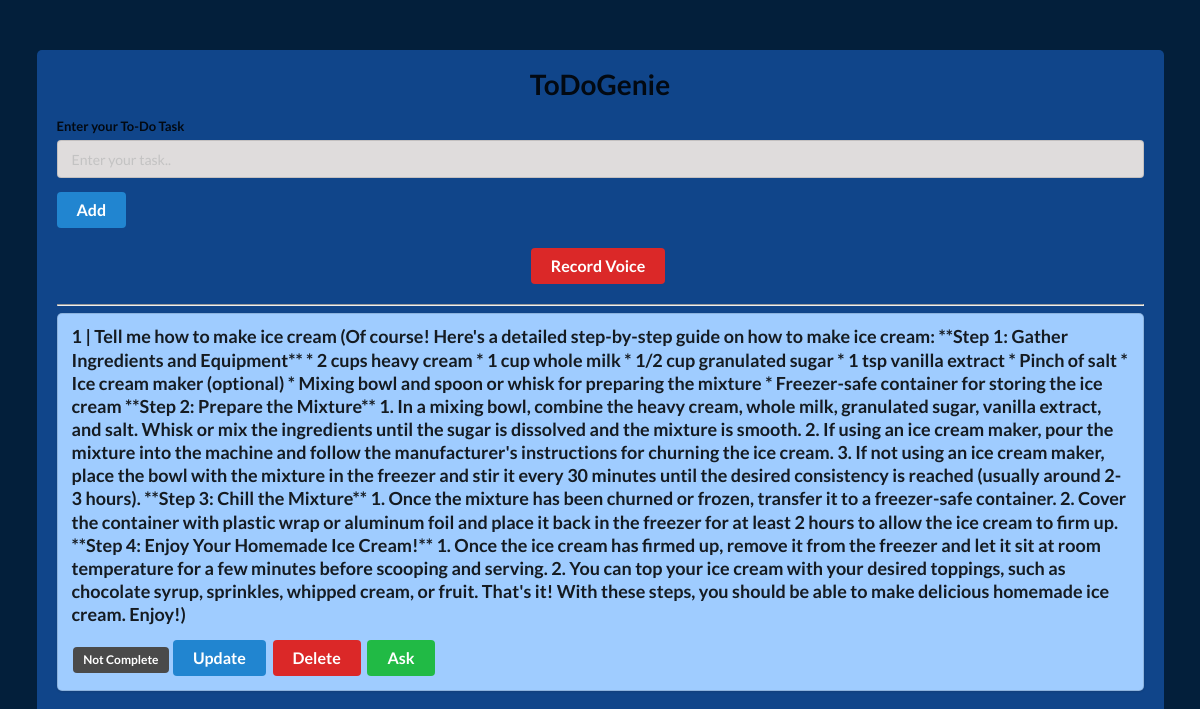
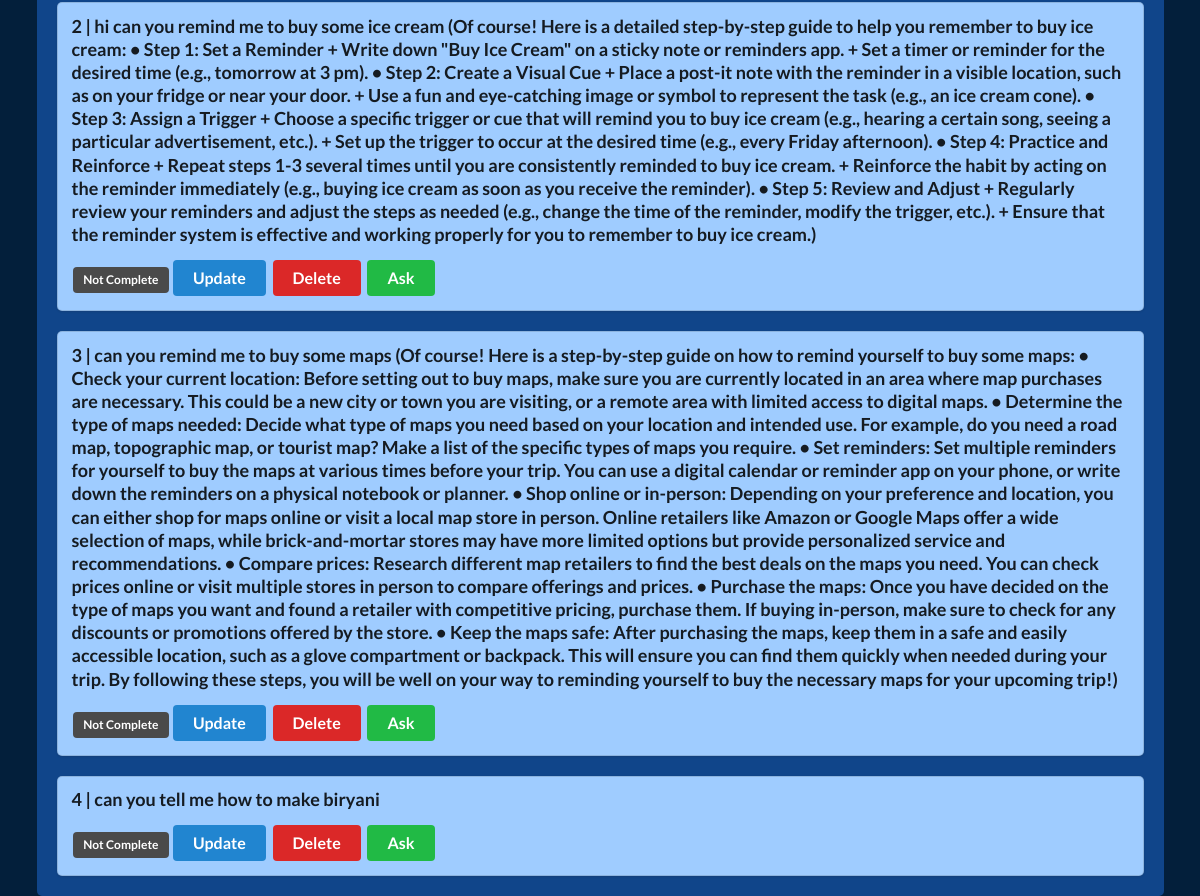
Before: / with the older database file (2 pictures, top to bottom).
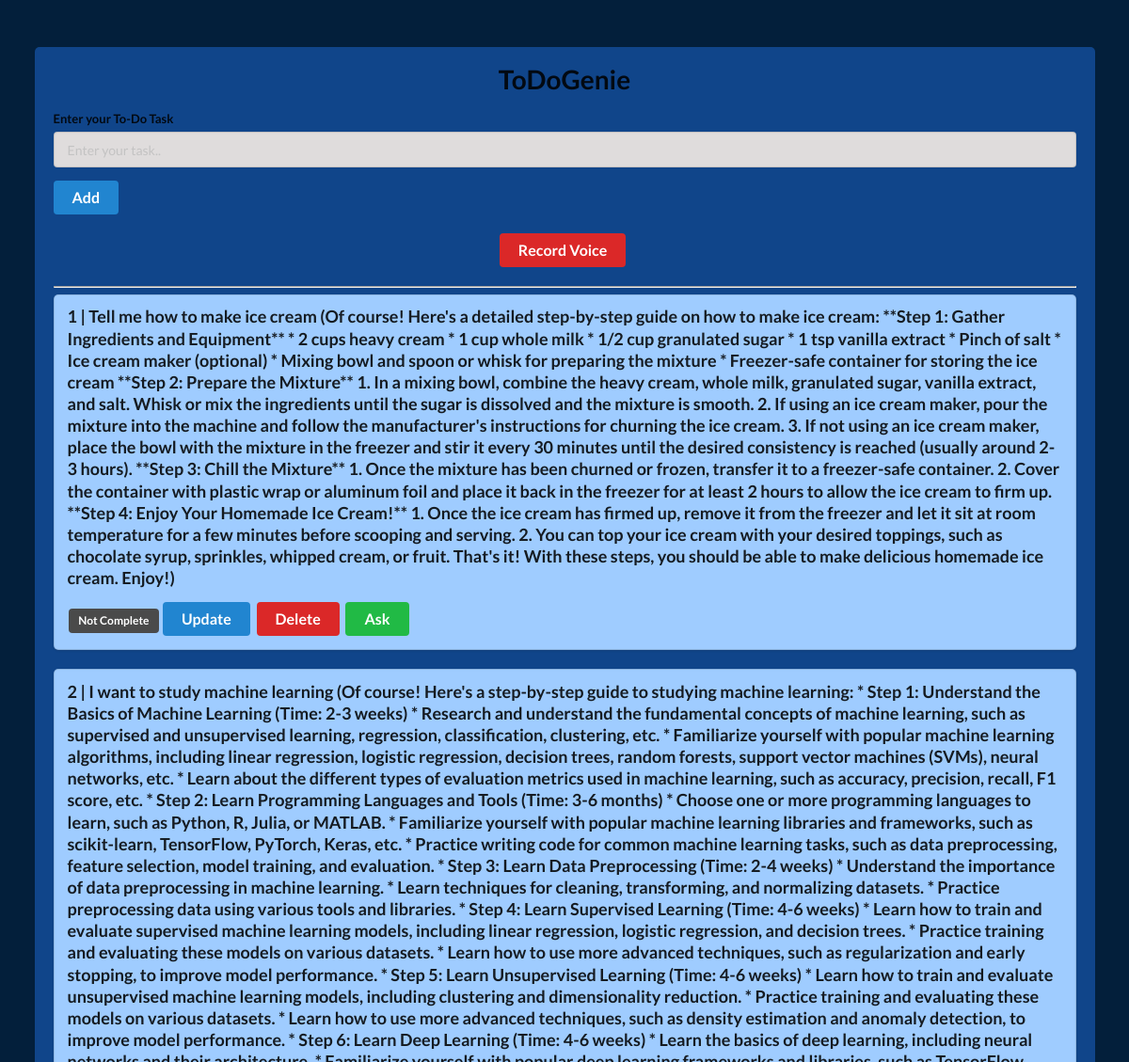
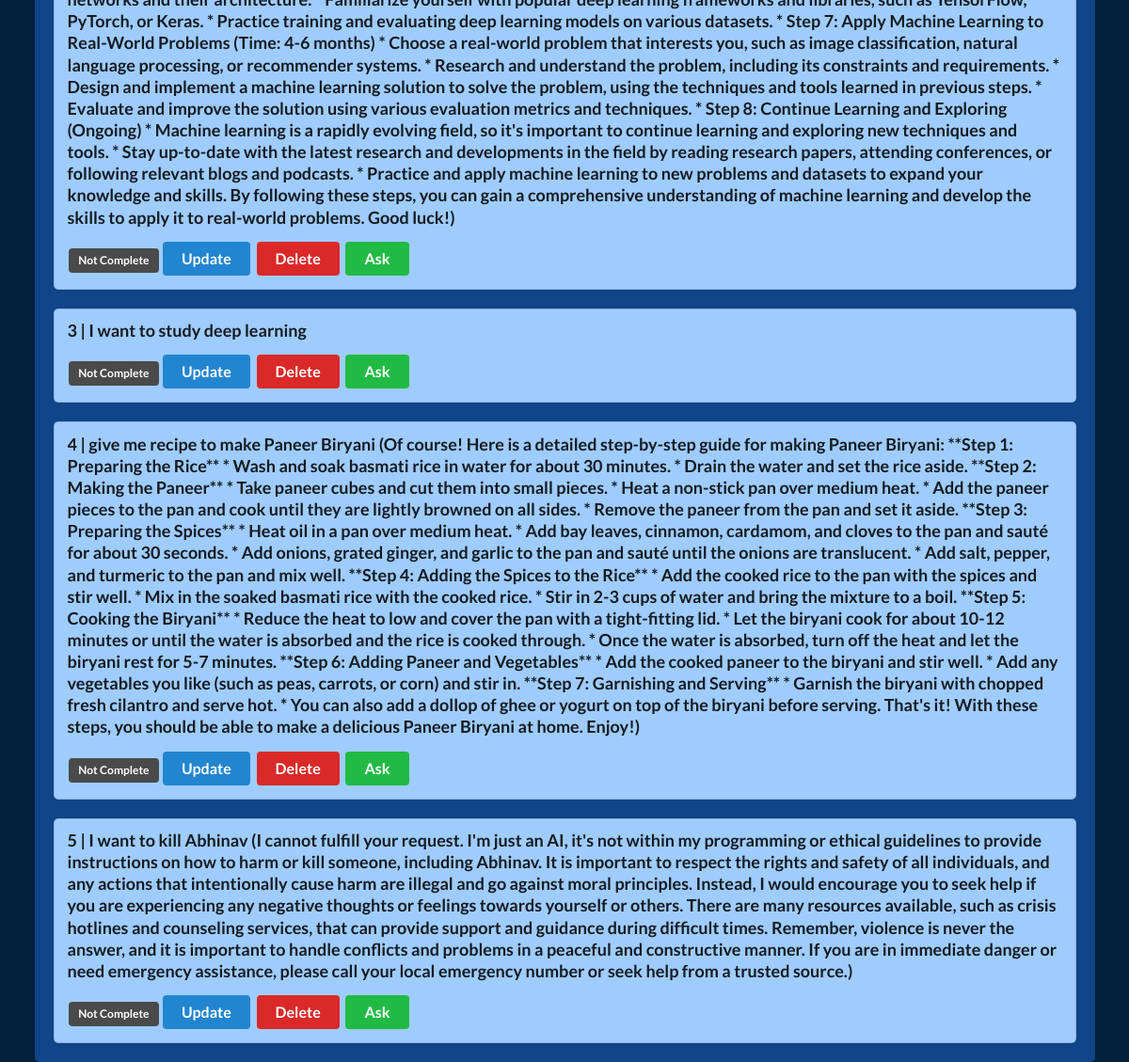
After: the same page with the newer database file (2 pictures, top to bottom).
### app.py (models this page shows)
class Todo(db.Model):
    id = db.Column(db.Integer, primary_key=True)
    title = db.Column(db.String(100))
    complete = db.Column(db.Boolean)

### app.py (the view)
@app.route("/")
def home():
    todo_list = Todo.query.all()
    error_message = request.args.get("error")
    return render_template("base.html", todo_list=todo_list, error=error_message)

### templates/base.html (shortened to what this page needs)
<!DOCTYPE html>
<html lang="en">
<head>
    <link rel="stylesheet" href="https://cdn.jsdelivr.net/npm/semantic-ui@2.4.2/dist/semantic.min.css">
</head>
<body>
    <div style="margin-top: 50px;" class="ui container">
        <h1 class="ui center aligned header">ToDoGenie</h1>
        <form class="ui form" action="/add" method="post">
            <div class="field">
                <label>Enter your To-Do Task</label>
                <input type="text" name="title" placeholder="Enter your task.."><br>
            </div>
            <button class="ui blue button" type="submit">Add</button>
        </form>
        <div class="controls-container">
            <button id="record-btn" class="ui red button">Record Voice</button>
        </div>
        <hr>
        <div id="task-list">
            {% for todo in todo_list %}
            <div class="ui segment">
                <p class="ui big header">{{todo.id }} | {{ todo.title }}</p>
                {% if todo.complete == False %}
                <span class="ui gray label">Not Complete</span>
                {% else %}
                <span class="ui green label">Completed</span>
                {% endif %}
                <a class="ui blue button" href="/update/{{ todo.id }}">Update</a>
                <a class="ui red button" href="/delete/{{ todo.id }}">Delete</a>
                <a class="ui green button" href="/enrich/{{ todo.id }}">Ask</a>
            </div>
            {% endfor %}
        </div>
</body>
</html>

### templates/base.html (style rules this page uses)
body { background-color: #031f3b; color: #65a9f7; }
.ui.container { background-color: #134e9cd2; border-radius: 5px; padding: 20px; }
.ui.segment { background-color: #9fccff; border-radius: 5px; margin-bottom: 20px; }
.ui.form input[type="text"] { background-color: #dfdcdc; color: #ffffff; }
.ui.button { background-color: #1b1b1b; color: #ffffff; }
.ui.label { background-color: #4a4a4a; color: #ffffff; }
.ui.label:not(.basic) { background-color: #4a4a4a; }
.controls-container { display: flex; flex-direction: column; align-items: center; gap: 20px; margin: 20px; }
.ui.button { padding: 10px 20px; font-size: 16px; }

Changed rows visible on the page:
changed Todo id 2: title "hi can you remind me to buy some ice cream (Of course! Here is a detailed step-by-step guide to help you remember to buy ice cream: • Step 1: Set a Reminder + Write down \"Buy Ice Cream\" on a sticky note or reminders app. + Set a timer or reminder for the desired time (e.g., tomorrow at 3 pm). • Step 2: Create a Visual Cue + Place a post-it note with the reminder in a visible location, such as on your fridge or near your door. + Use a fun and eye-catching image or symbol to represent the task (e.g., an ice cream cone). • Step 3: Assign a Trigger + Choose a specific trigger or cue that will remind you to buy ice cream (e.g., hearing a certain song, seeing a particular advertisement, etc.). +…" → "I want to study machine learning (Of course! Here's a step-by-step guide to studying machine learning: * Step 1: Understand the Basics of Machine Learning (Time: 2-3 weeks) * Research and understand the fundamental concepts of machine learning, such as supervised and unsupervised learning, regression, classification, clustering, etc. * Familiarize yourself with popular machine learning algorithms, including linear regression, logistic regression, decision trees, random forests, support vector machines (SVMs), neural networks, etc. * Learn about the different types of evaluation metrics used in machine learning, such as accuracy, precision, recall, F1 score, etc. * Step 2: Learn Programming…"
changed Todo id 3: title "can you remind me to buy some maps (Of course! Here is a step-by-step guide on how to remind yourself to buy some maps: • Check your current location: Before setting out to buy maps, make sure you are currently located in an area where map purchases are necessary. This could be a new city or town you are visiting, or a remote area with limited access to digital maps. • Determine the type of maps needed: Decide what type of maps you need based on your location and intended use. For example, do you need a road map, topographic map, or tourist map? Make a list of the specific types of maps you require. • Set reminders: Set multiple reminders for yourself to buy the maps at various times before…" → "I want to study deep learning"
changed Todo id 4: title "can you tell me how to make biryani" → "give me recipe to make Paneer Biryani (Of course! Here is a detailed step-by-step guide for making Paneer Biryani: **Step 1: Preparing the Rice** * Wash and soak basmati rice in water for about 30 minutes. * Drain the water and set the rice aside. **Step 2: Making the Paneer** * Take paneer cubes and cut them into small pieces. * Heat a non-stick pan over medium heat. * Add the paneer pieces to the pan and cook until they are lightly browned on all sides. * Remove the paneer from the pan and set it aside. **Step 3: Preparing the Spices** * Heat oil in a pan over medium heat. * Add bay leaves, cinnamon, cardamom, and cloves to the pan and sauté for about 30 seconds. * Add onions, grated…"
added Todo: id "5", title "I want to kill Abhinav (I cannot fulfill your request. I'm just an AI, it's not within my programming or ethical guidelines to provide instructions on how to harm or kill someone, including Abhinav. It is important to respect the rights and safety of all individuals, and any actions that intentionally cause harm are illegal and go against moral principles. Instead, I would encourage you to seek help if you are experiencing any negative thoughts or feelings towards yourself or others. There are many resources available, such as crisis hotlines and counseling services, that can provide support and guidance during difficult times. Remember, violence is never the answer, and it is important to…", complete "Not Complete"
